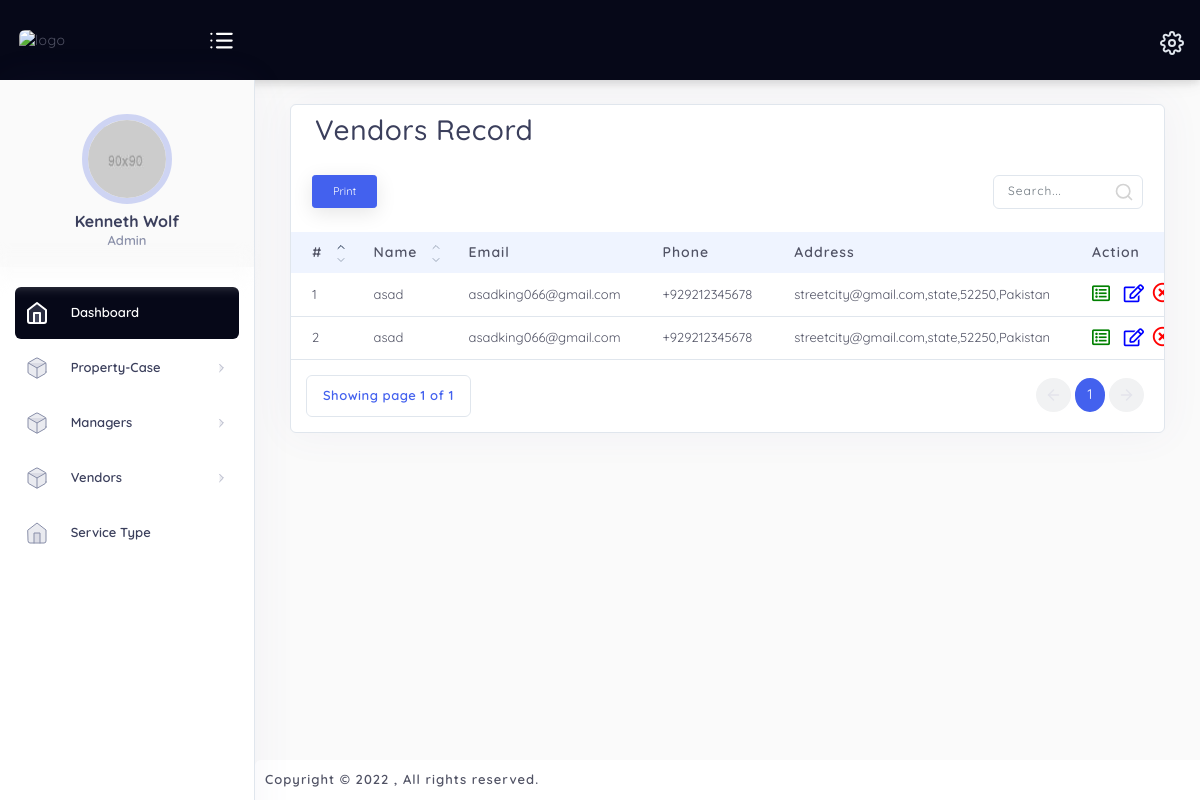
/hud/admin/view_vendors.php, run on the app's committed database.
### tables this page shows
CREATE TABLE `vendors` (
  `id` int(11) NOT NULL,
  `name` varchar(255) NOT NULL,
  `email` varchar(255) NOT NULL,
  `phone` varchar(255) NOT NULL,
  `memo` varchar(5000) NOT NULL,
  `type` int(11) NOT NULL,
  `street` varchar(255) NOT NULL,
  `city` varchar(255) NOT NULL,
  `state` varchar(255) NOT NULL,
  `zip` varchar(255) NOT NULL,
  `country` varchar(255) NOT NULL,
  `created_at` timestamp NOT NULL DEFAULT current_timestamp(),
  `updated_at` timestamp NOT NULL DEFAULT current_timestamp() ON UPDATE current_timestamp()
);

### hud/admin/view_vendors.php (the view, shortened to what this page needs)
<?php
include_once('../db/db.php');
$get_vendors=mysqli_query($conn,"SELECT * FROM vendors");
?>
<!DOCTYPE html>
<html lang="en">
    <?php include_once('includes/head.php');?>
    <link rel="stylesheet" type="text/css" href="plugins/table/datatable/datatables.css">
    <link rel="stylesheet" type="text/css" href="plugins/table/datatable/custom_dt_html5.css">
    <link rel="stylesheet" type="text/css" href="plugins/table/datatable/dt-global_style.css">
    <body class="sidebar-noneoverflow">
        <?php include_once('includes/topbar.php');?>
        <div class="main-container" id="container">
            <?php include_once('includes/sidenav.php');?>
            <div id="content" class="main-content">
                <div class="layout-px-spacing mt-4">
                <div class="col-xl-12 col-lg-12 col-sm-12  layout-spacing mb-4">
                        <div class="widget-content widget-content-area br-6 mt-2">
                            <div class="widget-header ml-4 mt-2">
                                <div class="row">
                                    <div class="col-xl-12 col-md-12 col-sm-12 col-12">
                                        <h3>Vendors Record</h3>
                                    </div>
                                </div>
                            </div>
                            <table id="html5-extension" class="table table-hover non-hover" style="width:100%">
                                <thead>
                                    <tr>
                                        <th>#</th>
                                        <th>Name</th>
                                        <th class="dt-no-sorting">Email</th>
                                        <th class="dt-no-sorting">Phone</th>
                                        <th class="dt-no-sorting">Address</th>
                                        <th class="dt-no-sorting">Action</th>
                                    </tr>
                                </thead>
                                <tbody>
                                    <?php
                                        $count=1;
                                        while ($data2=mysqli_fetch_array($get_vendors)) {
                                    ?>
                                    <tr>
                                        <td><?php echo $count ?></td>
                                        <td><?php echo $data2['name']; ?></td>
                                        <td>
                                            <?php echo $data2['email']; ?>
                                        </td>
                                        <td>
                                            <?php echo $data2['phone']; ?>
                                        </td>
                                        <td>
                                            <?php echo $data2['street'].''.$data2['city'].','.$data2['state'].','.$data2['zip'].','.$data2['country']; ?>
                                        </td>
                                        <td>
                                            <a href="vendor_detail_page.php?id=<?php echo $data2['id'];?>"><i class="far fa-list-alt" style="color: green; font-size: 18px;margin-right: 10px" aria-hidden="true"></i></a>
                                            <a href="edit_vendor.php?id=<?php echo $data2['id'];?>"><i class="far fa-edit" style="color: blue; font-size: 18px;margin-right: 5px" aria-hidden="true"></i></a>
                                            <a href="delete_vendor.php?id=<?php echo $data2['id'];?>" onclick="return confirm('Are you sure?')"><i class="far fa-times-circle" style="color: red; font-size: 20px;" aria-hidden="true"></i></a>
                                        </td>
                                    </tr>
                                    <?php
                                        $count++;
                                        }
                                    ?>
                                </tbody>
                            </table>
                        </div>
                    </div>
                </div>
                <?php include_once('includes/footer.php');?>
            </div>
        </div>
    </body>
</html>

### hud/admin/includes/head.php (shortened to what this page needs)
<head>
    <link href="assets/css/loader.css" rel="stylesheet" type="text/css" />
    <link href="bootstrap/css/bootstrap.min.css" rel="stylesheet" type="text/css" />
    <link href="assets/css/plugins.css" rel="stylesheet" type="text/css" />
    <link href="plugins/apex/apexcharts.css" rel="stylesheet" type="text/css">
    <link href="assets/css/dashboard/dash_1.css" rel="stylesheet" type="text/css" />
    <link rel="stylesheet" href="plugins/font-icons/fontawesome/css/regular.css">
    <link rel="stylesheet" href="plugins/font-icons/fontawesome/css/fontawesome.css">
    <link href="plugins/lightbox/photoswipe.css" rel="stylesheet" type="text/css" />
    <link href="plugins/lightbox/default-skin/default-skin.css" rel="stylesheet" type="text/css" />
    <link href="plugins/lightbox/custom-photswipe.css" rel="stylesheet" type="text/css" />
</head>

### hud/admin/includes/topbar.php (shortened to what this page needs)
<div class="header-container fixed-top">
    <header class="header navbar navbar-expand-sm">
        <ul class="navbar-nav theme-brand flex-row  text-center">
            <li class="nav-item theme-logo">
                <a href="index.html">
                    <img src="https://re4lty.com/img/assets/projects/logo-w.png" class="navbar-logo"style=" height:100px ; width:120px" alt="logo">
                </a>
            </li>
            <li class="nav-item toggle-sidebar">
                <a href="javascript:void(0);" class="sidebarCollapse" data-placement="bottom"></a>
            </li>
        </ul>
        <ul class="navbar-item flex-row navbar-dropdown">
            <li class="nav-item dropdown user-profile-dropdown  order-lg-0 order-1">
                <a href="javascript:void(0);" class="nav-link dropdown-toggle user" id="userProfileDropdown" data-toggle="dropdown" aria-haspopup="true" aria-expanded="false">
                </a>
            </li>
        </ul>
    </header>
</div>

### hud/admin/includes/sidenav.php (shortened to what this page needs)
<div class="sidebar-wrapper sidebar-theme">
    <nav id="sidebar">
        <div class="profile-info">
            <div class="user-info">
                <img src="assets/img/90x90.jpg" alt="avatar">
                <h6 class="">Kenneth Wolf</h6>
                <p class="">Admin</p>
            </div>
        </div>
        <div class="shadow-bottom"></div>
        <ul class="list-unstyled menu-categories" id="accordionExample">
            <li class="menu active">
                <a href="dashboard.php" aria-expanded="true" class="dropdown-toggle">
                    <div class="">
                        <span>Dashboard</span>
                    </div>
                </a>
            </li>
            <li class="menu">
                <a href="#components" data-toggle="collapse" aria-expanded="false" class="dropdown-toggle">
                    <div class="">
                        <span>Property-Case</span>
                    </div>
                    <div>
                        <svg xmlns="http://www.w3.org/2000/svg" width="24" height="24" viewBox="0 0 24 24" fill="none" stroke="currentColor" stroke-width="2" stroke-linecap="round" stroke-linejoin="round" class="feather feather-chevron-right"><polyline points="9 18 15 12 9 6"></polyline></svg>
                    </div>
                </a>
            </li>
             <li class="menu">
                <a href="#component" data-toggle="collapse" aria-expanded="false" class="dropdown-toggle">
                    <div class="">
                        <span>Managers</span>
                    </div>
                    <div>
                        <svg xmlns="http://www.w3.org/2000/svg" width="24" height="24" viewBox="0 0 24 24" fill="none" stroke="currentColor" stroke-width="2" stroke-linecap="round" stroke-linejoin="round" class="feather feather-chevron-right"><polyline points="9 18 15 12 9 6"></polyline></svg>
                    </div>
                </a>
            </li>
            <li class="menu">
                <a href="#vendors" data-toggle="collapse" aria-expanded="false" class="dropdown-toggle">
                    <div class="">
                        <span>Vendors</span>
                    </div>
                    <div>
                        <svg xmlns="http://www.w3.org/2000/svg" width="24" height="24" viewBox="0 0 24 24" fill="none" stroke="currentColor" stroke-width="2" stroke-linecap="round" stroke-linejoin="round" class="feather feather-chevron-right"><polyline points="9 18 15 12 9 6"></polyline></svg>
                    </div>
                </a>
            </li>
            <li class="menu">
                <a href="service_types.php" aria-expanded="false" class="dropdown-toggle">
                    <div class="">
                        <span>Service Type</span>
                    </div>
                </a>
            </li>
        </ul>
    </nav>
</div>

### hud/admin/includes/footer.php
<div class="footer-wrapper" style="background-color: #ffffff;
        position: fixed;
            padding: 10px 10px 0px 10px;
            bottom: 0;
            width: 100%;
            /* Height of the footer*/
            height: 40px;
           ">
    <div class="footer-section f-section-1">
        <p class="">Copyright © 2022 , All rights reserved.</p>
    </div>
</div>

### hud/admin/assets/css/dashboard/dash_1.css (style rules this page uses)
.layout-spacing { padding-bottom: 25px; }

### hud/admin/assets/css/main.css (style rules this page uses)
html { min-height: 100%; }
body { color: #888ea8; height: 100%; font-size: 0.875rem; background: #f1f2f3; overflow-x: hidden; overflow-y: auto; letter-spacing: 0.0312rem; font-family: 'Quicksand', sans-serif; }
h1, h2, h3, h4, h5, h6 { color: #3b3f5c; }
p { margin-top: 0; margin-bottom: 0.625rem; color: #515365; }
a { color: #515365; outline: none; }
.dropdown-toggle:after, .dropup .dropdown-toggle::after, .dropright .dropdown-toggle::after, .dropleft .dropdown-toggle::before { display: none; }
.dropdown-toggle svg.feather[class*="feather-chevron-"] { width: 15px; height: 15px; vertical-align: middle; }
.table > tbody > tr > td { vertical-align: middle; color: #515365; font-size: 13px; letter-spacing: 1px; }
.table > thead > tr > th { color: #060818; font-weight: 700; font-size: 13px; letter-spacing: 1px; text-transform: uppercase; }
.table thead th { vertical-align: bottom; border-bottom: none; }
.br-6 { border-radius: 6px !important; }

### data on the page
vendors: name "asad", email "asadking066@gmail.com", phone "+929212345678", street "street", city "city@gmail.com", state "state", zip "52250", country "Pakistan"
vendors: name "asad", email "asadking066@gmail.com", phone "+929212345678", street "street", city "city@gmail.com", state "state", zip "52250", country "Pakistan"
